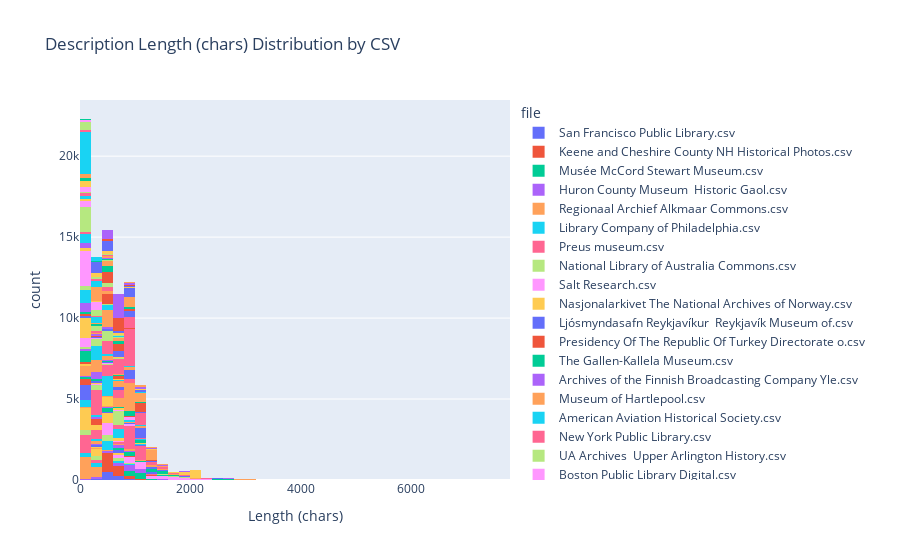

Notebook code for this chart:
### Code cell
# 2. Description length distribution
fig_desc = px.histogram(combined_df, x='desc_len', color='file', nbins=50,
                        title='Description Length (chars) Distribution by CSV',
                        labels={'desc_len': 'Length (chars)', 'count': 'Frequency'})
fig_desc.show()
# fig_desc.write_image("desc_length_distribution.png")
